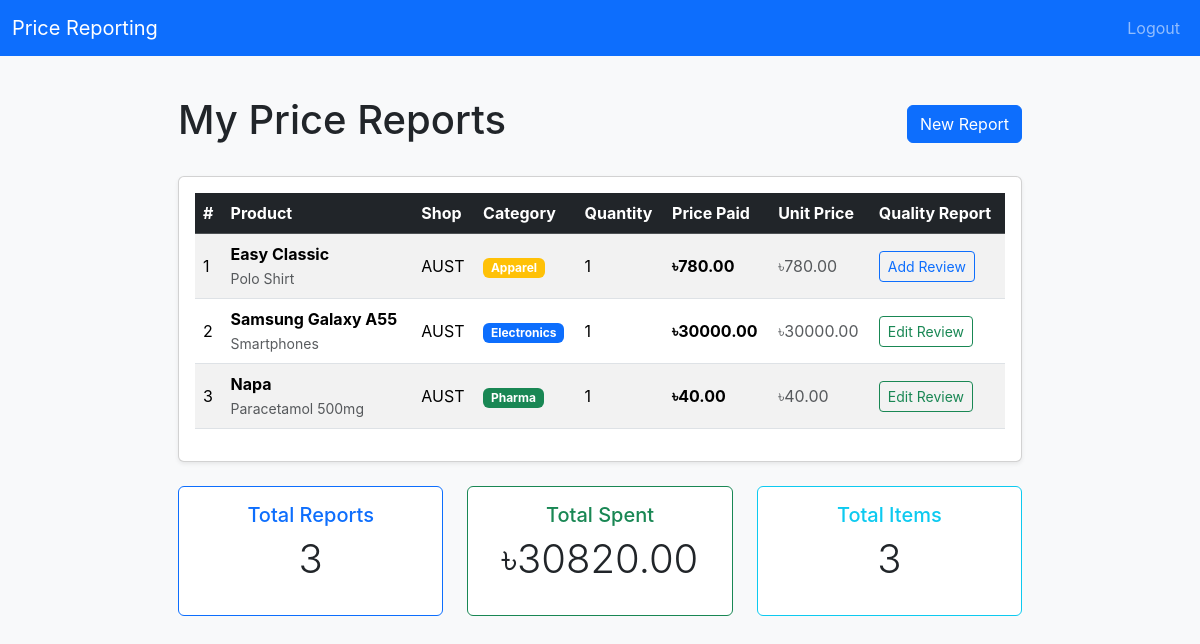
The app's page /user/price_reports (signed in), older data.
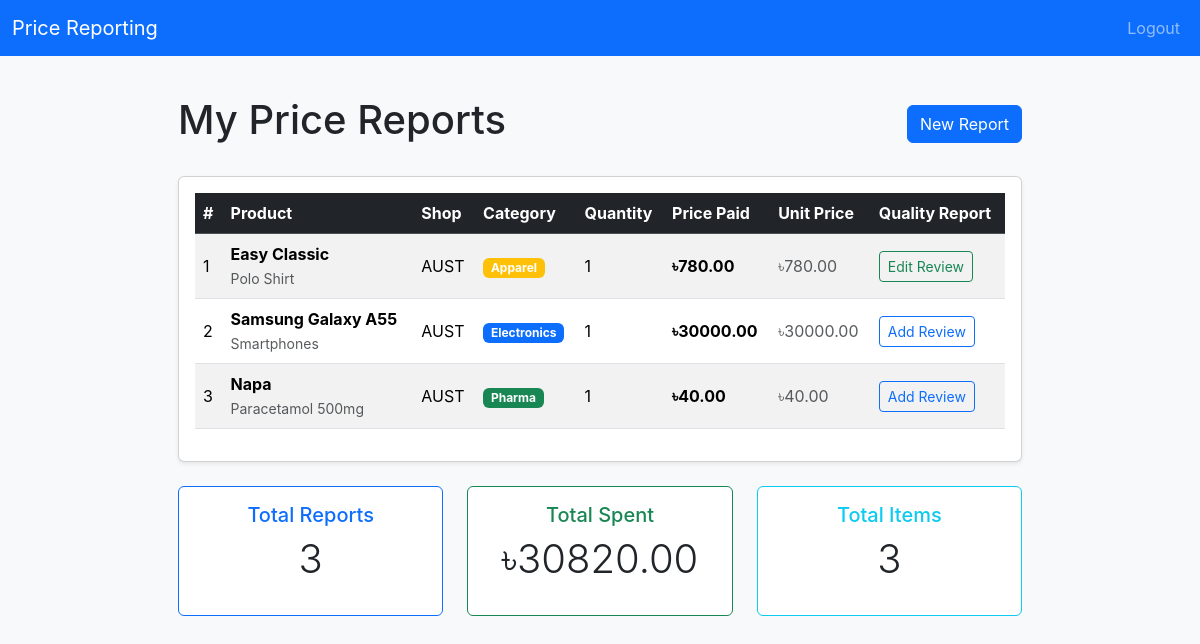
The same page, newer data.
### tables this page shows
CREATE TABLE price_reports (
  id INTEGER PRIMARY KEY AUTOINCREMENT,
  user_id INTEGER NOT NULL,
  shop_id INTEGER NOT NULL,
  product_alias_id INTEGER NOT NULL,
  price_paid REAL NOT NULL,
  quantity INTEGER NOT NULL DEFAULT 1,
  reported_at DATETIME NOT NULL DEFAULT CURRENT_TIMESTAMP,

  FOREIGN KEY (user_id) REFERENCES users(id),
  FOREIGN KEY (shop_id) REFERENCES shops(id),
  FOREIGN KEY (product_alias_id) REFERENCES product_aliases(id)
);

CREATE TABLE product_aliases (
  id INTEGER PRIMARY KEY AUTOINCREMENT,
  product_id INTEGER NOT NULL,
  alias_name TEXT NOT NULL,

  FOREIGN KEY (product_id) REFERENCES products(id),
  UNIQUE (product_id, alias_name)
);

CREATE TABLE products (
  id INTEGER PRIMARY KEY AUTOINCREMENT,
  canonical_name TEXT NOT NULL,
  category TEXT NOT NULL CHECK (
    category IN ('electronics','pharma','apparel','food')
  ),
  created_at DATETIME NOT NULL DEFAULT CURRENT_TIMESTAMP
);

CREATE TABLE shops (
    id INTEGER PRIMARY KEY AUTOINCREMENT,
    name TEXT NOT NULL,
    address TEXT NOT NULL,
    latitude REAL NOT NULL,
    longitude REAL NOT NULL,
    created_at TEXT DEFAULT CURRENT_TIMESTAMP
);

CREATE TABLE quality_reports (
  id INTEGER PRIMARY KEY AUTOINCREMENT,
  price_report_id INTEGER NOT NULL UNIQUE,
  user_id INTEGER NOT NULL,
  category TEXT NOT NULL CHECK (category IN ('electronics','pharma','apparel','food')),
  confidence_score REAL DEFAULT 0.5 CHECK (confidence_score BETWEEN 0 AND 1),
  created_at DATETIME NOT NULL DEFAULT CURRENT_TIMESTAMP,
  FOREIGN KEY (price_report_id) REFERENCES price_reports(id),
  FOREIGN KEY (user_id) REFERENCES users(id)
);

### routes/user.py (the view)
@user_bp.route("/user/price_reports")
@login_required
def user_price_reports():
    try:
        price_reports = db.execute(
            "SELECT pr.id, s.name AS shop_name, pa.alias_name, p.canonical_name, p.category, pr.price_paid, pr.quantity, "
            "qr.id AS quality_report_id "
            "FROM price_reports pr "
            "JOIN shops s ON pr.shop_id = s.id "
            "JOIN product_aliases pa ON pr.product_alias_id = pa.id "
            "JOIN products p ON pa.product_id = p.id "
            "LEFT JOIN quality_reports qr ON qr.price_report_id = pr.id "
            "WHERE pr.user_id = ? "
            "ORDER BY pr.reported_at DESC",
            session.get("user_id")
        )
    except Exception as e:
        print(f"Database error: {e}")
        return apology("Failed to load price reports", 500)
    return render_template("user_price_reports.html", price_reports=price_reports)

### app.py (called while the page is built)
@app.after_request
def after_request(response):
    response.headers["Cache-Control"] = "no-cache, no-store, must-revalidate"
    response.headers["Expires"] = 0
    response.headers["Pragma"] = "no-cache"
    return response

### helpers.py (called while the page is built)
def login_required(f):
    @wraps(f)
    def decorated_function(*args, **kwargs):
        if session.get("user_id") is None:
            return redirect("/login")
        return f(*args, **kwargs)
    return decorated_function

### templates/user_price_reports.html (shortened to what this page needs)
{% extends "layout.html" %}
{% block content %}
<div class="container">
  <div class="d-flex justify-content-between align-items-center mb-4">
    <h1>My Price Reports</h1>
    <a href="/create/price_report" class="btn btn-primary">
       New Report
    </a>
  </div>
  {% if price_reports %}
  <div class="card shadow-sm">
    <div class="card-body">
      <div class="table-responsive">
        <table class="table table-hover table-striped align-middle">
          <thead class="table-dark">
            <tr>
              <th scope="col">#</th>
              <th scope="col">Product</th>
              <th scope="col">Shop</th>
              <th scope="col">Category</th>
              <th scope="col">Quantity</th>
              <th scope="col">Price Paid</th>
              <th scope="col">Unit Price</th>
              <th scope="col">Quality Report</th>
            </tr>
          </thead>
          <tbody>
            {% for report in price_reports %}
            <tr>
              <td>{{ loop.index }}</td>
              <td>
                <strong>{{ report.alias_name }}</strong>
                <br>
                <small class="text-muted">{{ report.canonical_name }}</small>
              </td>
              <td>{{ report.shop_name }}</td>
              <td>
                <span class="badge
                  {% if report.category == 'electronics' %}bg-primary
                  {% elif report.category == 'pharma' %}bg-success
                  {% elif report.category == 'apparel' %}bg-warning
                  {% elif report.category == 'food' %}bg-info
                  {% else %}bg-secondary
                  {% endif %}">
                  {{ report.category|capitalize }}
                </span>
              </td>
              <td>{{ report.quantity }}</td>
              <td class="fw-bold">৳{{ "%.2f"|format(report.price_paid) }}</td>
              <td class="text-muted">৳{{ "%.2f"|format(report.price_paid / report.quantity) }}</td>
              <td>
                {% if report.quality_report_id %}
                <a href="/create/quality_report/{{ report.id }}" class="btn btn-sm btn-outline-success">
                   Edit Review
                </a>
                {% else %}
                <a href="/create/quality_report/{{ report.id }}" class="btn btn-sm btn-outline-primary">
                   Add Review
                </a>
                {% endif %}
              </td>
            </tr>
            {% endfor %}
          </tbody>
        </table>
      </div>
    </div>
  </div>
  <div class="row mt-4">
    <div class="col-md-4">
      <div class="card text-center border-primary">
        <div class="card-body">
          <h5 class="card-title text-primary">Total Reports</h5>
          <p class="display-6">{{ price_reports|length }}</p>
        </div>
      </div>
    </div>
    <div class="col-md-4">
      <div class="card text-center border-success">
        <div class="card-body">
          <h5 class="card-title text-success">Total Spent</h5>
          <p class="display-6">৳{{ "%.2f"|format(price_reports|sum(attribute='price_paid')) }}</p>
        </div>
      </div>
    </div>
    <div class="col-md-4">
      <div class="card text-center border-info">
        <div class="card-body">
          <h5 class="card-title text-info">Total Items</h5>
          <p class="display-6">{{ price_reports|sum(attribute='quantity') }}</p>
        </div>
      </div>
    </div>
  </div>
  {% endif %}
</div>
{% endblock %}

### templates/layout.html (shortened to what this page needs)
<!doctype html>
<html lang="en">
  <head>
    <link href="https://cdn.jsdelivr.net/npm/bootstrap@5.3.2/dist/css/bootstrap.min.css" rel="stylesheet">
    <link rel="stylesheet" href="{{ url_for('static', filename='css/style.css') }}">
  </head>
  <body>
    <nav class="navbar navbar-expand-lg navbar-dark bg-primary mb-4">
      <div class="container-fluid">
        <a class="navbar-brand" href="/">Price Reporting</a>
        <div class="collapse navbar-collapse" id="navbarsExample">
          <ul class="navbar-nav ms-auto mb-2 mb-lg-0">
            {% if session.get('user_id') %}
            <li class="nav-item"><a class="nav-link" href="/logout">Logout</a></li>
            {% else %}
            <li class="nav-item"><a class="nav-link" href="/login">Login</a></li>
            <li class="nav-item"><a class="nav-link" href="/register">Register</a></li>
            {% endif %}
          </ul>
        </div>
      </div>
    </nav>
    <main class="container">
      {% block content %}{% endblock %}
    </main>
  </body>
</html>

### static/css/style.css (style rules this page uses)
body { font-family: -apple-system, BlinkMacSystemFont, "Segoe UI", Roboto, "Helvetica Neue", Arial, sans-serif; margin: 0; padding: 0; background: #f8f9fa; color: #212529; }
main.container { max-width: 900px; margin: 0 auto; padding: 1rem; }

Row changes from the older to the newer data that the page shows:
removed quality_reports: alias_name "Samsung Galaxy A55", canonical_name "Smartphones", shop_name "AUST", category "Electronics", quantity "1", {{ "%.2f"|format(report.price_paid) }} "30000.00", {{ "%.2f"|format(report.price_paid / report.quantity) }} "30000.00"
no longer on one of the page's lists (row unchanged): price_reports: alias_name "Easy Classic", canonical_name "Polo Shirt", shop_name "AUST", category "Apparel", quantity "1", price_paid "780.00", report.price_paid/report.quantity "780.00"
removed quality_reports: alias_name "Napa", canonical_name "Paracetamol 500mg", shop_name "AUST", category "Pharma", quantity "1", {{ "%.2f"|format(report.price_paid) }} "40.00", {{ "%.2f"|format(report.price_paid / report.quantity) }} "40.00"
added quality_reports: alias_name "Easy Classic", canonical_name "Polo Shirt", shop_name "AUST", category "Apparel", quantity "1", {{ "%.2f"|format(report.price_paid) }} "780.00", {{ "%.2f"|format(report.price_paid / report.quantity) }} "780.00"
now on one of the page's lists (row unchanged): price_reports: alias_name "Samsung Galaxy A55", canonical_name "Smartphones", shop_name "AUST", category "Electronics", quantity "1", price_paid "30000.00", report.price_paid/report.quantity "30000.00"
now on one of the page's lists (row unchanged): price_reports: alias_name "Napa", canonical_name "Paracetamol 500mg", shop_name "AUST", category "Pharma", quantity "1", price_paid "40.00", report.price_paid/report.quantity "40.00"
